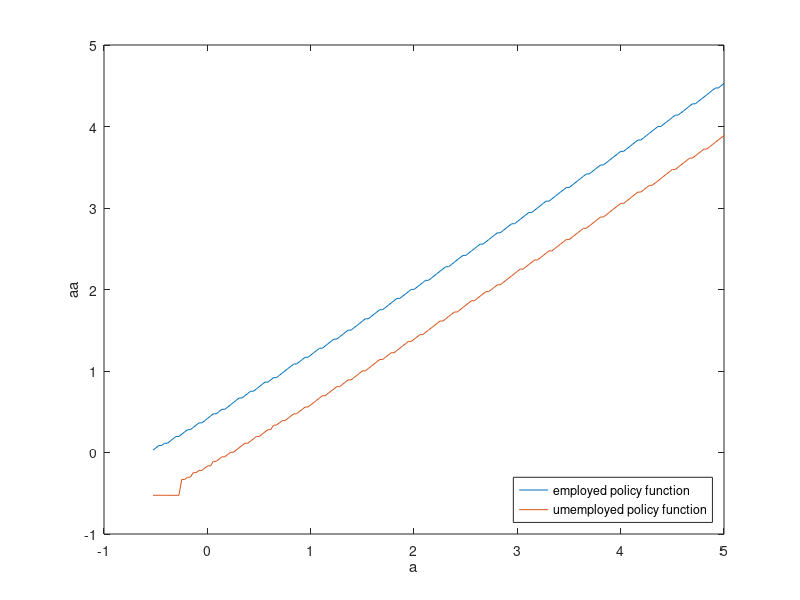

Recreate this plot in MATLAB. (Note: this script raises an error after producing the figure.)
%************************************************    	
%Econ 899 HW4b 
%Shiyan Wei
% 10/31/2018
%************************************************

%***********************************************
% This Script is used to find the optimal separating EQL q
%**************************************************

clear all
clc

%% Paramterized and initiate
% # Paramterized 

alpha = 1.5;
beta = 0.8; 

% # Income
y=[1;
   0.05];

% # Markov procss matrix
Pi =[0.75, 0.25;
    0.25, 0.75];

% open economy real interest rate
r = 0.04;

% pooling contract borrowing constraint
a_ = -0.525;

% legal record keep technology paramter
rho = 0.9;

N = 200;

%------------ Asset holding space ----------------- 
% - Pooling EQL using the pooling EQL constraint
Alb = -0.525;
Aub =  5;
A = linspace(Alb,Aub,N)';

% the increment
inc = (Aub-Alb)/N;
% Find the location which is closed to 0
loc_0 = ceil((0-Alb)/inc)+1;

% generate the possible asset a grid, aa stead for a' grid
a = repmat(A,1,N);
aa = repmat(A,1,N);    


%% Separating EQL Policy Function

% Initial guess the separating price

%----------------- Initial guess for q-------------------
q0 = 1/(1+r);
    neg_a= [ones(loc_0,2);zeros(N-loc_0,2)];
    q = q0*neg_a + 1/(1+r)*(1-neg_a);



%------------Original Value Function---------------
% The value function when h = 0
% % - The frist vector is value function of employed, second is unemployed 
 v0_h0 = zeros(N,2);
 v0_h0d0 = zeros(N,2);
 v0_h0d1 = zeros(N,2);
% The value function when h = 1
 v0_h1 = zeros(N,2);
 
% %This is an initial guess at the price--will use a bisection method update
% nn = 0;
% diff = .3 ;
M = 500;
diff = zeros(M,1);
% 
% % % initial the lower bound and upper bound of q
% l = .8;
% u = 1;

%  for k = 1:M % abs(diff) > 10^(-8)
% tic
%      q = q; 
Tq = zeros(loc_0,2);

for k = 1:M    
%-------------- calcuate the utility for h = 0 d = 0 --------------
% generate the instant consumption for h = 0 d = 0 
% It means given a row of a, how much will he/she consume if his/her aa is
% chosen the responded number 
c_h0d0e = y(1) + a - (q(:,1).*aa)';
% generate the consumption for unemployed
c_h0d0ue = y(2) + a - (q(:,1).*aa)';


% find consumption if c <0 the make it NAA
c_h0d0e(find(c_h0d0e <=0)) = NaN;
c_h0d0ue(find(c_h0d0ue <=0)) = NaN;

% compute the utility based on consumption
u_h0d0e = (c_h0d0e.^(1-alpha)-1)/(1-alpha) ;
u_h0d0ue = (c_h0d0ue.^(1-alpha)-1)/(1-alpha) ;

u_h0d0e(find(isnan(u_h0d0e))) = -inf;
u_h0d0ue(find(isnan(u_h0d0ue))) = -inf;
%-------------- calcuate the utility for h = 0 d = 1 --------------
% generate the instant consumption for h = 0 d = 1 
% It means given a row of a, how much will he/she consume if his/her aa is
% chosen the responded number 
c_h0d1 = (y * ones(1,N))';

% compute the utility based on consumption
u_h0d1 = (c_h0d1.^(1-alpha)-1)/(1-alpha) ;


%-------------- calcuate the utility for h = 1  --------------
% generate the instant consumption for h = 1  
% It means given a row of a, how much will he/she consume if his/her aa is
% chosen the responded number 
% Since aa could not be negtive, then replace aa<0 to be 0
aa_noneg = aa;
aa_noneg(find(aa <=0)) = 0; %?????????????????????????????????????????????????????

c_h1e = y(1) + a - (1/(1+r)).*aa';
% generate the consumption for unemployed
c_h1ue = y(2) + a - (1/(1+r)).*aa';


% find consumption if c <0 the make it NAA
c_h1e(find(c_h1e <=0)) = NaN;
c_h1ue(find(c_h1ue <=0)) = NaN;
% compute the utility based on consumption
u_h1e = (c_h1e.^(1-alpha)-1)/(1-alpha) ;
u_h1ue = (c_h1ue.^(1-alpha)-1)/(1-alpha) ;

u_h1e(find(isnan(u_h1e))) = -inf;
u_h1ue(find(isnan(u_h1ue))) = -inf;


%%% prepare for the loop
% initiate generate value function for both state
 v1_h0 = zeros(N,2);
 v1_h0d0 = zeros(N,2);
 v1_h0d1 = zeros(N,2);
% The value function when h = 1
 v1_h1 = zeros(N,2);

 
% initiate decesion rules
dec_h0d0 = zeros(N,2);


% initial the distance of two value function
metric = 10;
iter = 0;
tol = 0.0001;
MaxIt = 2000;



%time0 = cputime;
while metric > tol %&& iter < MaxIt 

    %--------Value function for h=0 d=0----------------
    w_h0d0e=(u_h0d0e + beta  * (v0_h0(:,1)' *  Pi(1,1) + v0_h0(:,2)' *  Pi(1,2)));
    w_h0d0ue = (u_h0d0ue + beta  * (v0_h0(:,1)' *  Pi(2,1) +v0_h0(:,2)' *  Pi(2,2)));
    [v1_h0d0(:,1), dec_h0d0(:,1)] = max(w_h0d0e,[],2) ; 
    [v1_h0d0(:,2), dec_h0d0(:,2)] = max(w_h0d0ue,[],2) ;
    
    % calculate the supnorm of two value function
    metric_h0d0 = max(max(abs(v1_h0d0-v0_h0d0)./v1_h0d0));
    
    % update the value function;
    v0_h0d0 = v1_h0d0;
    %--------Value function for h=0 d=1----------------

    % Begin calculate Value function 
     w_h0d1e  = (u_h0d1(:,1) + beta  * (v0_h1(loc_0,1)' *  Pi(1,1) + v0_h1(loc_0,2)' *  Pi(1,2)));
     w_h0d1ue = (u_h0d1(:,2) + beta  * (v0_h1(loc_0,1)' *  Pi(2,1) + v0_h1(loc_0,2)' *  Pi(2,2)));
    v1_h0d1(:,1) = w_h0d1e ; 
    v1_h0d1(:,2) = w_h0d1ue ;
    
   % update the value function; 
     v0_h0d1 = v1_h0d1;   
     
      %--------Value function for h=0----------------  
    v1_h0 = max(v1_h0d0,v1_h0d1);
    % default decesion on h = 0
    default =  v1_h0d0 < v1_h0d1;
    default = double(default);
    % asset decesion on h = 0 
    dec_h0 = dec_h0d0.*(1-default);
    dec_h0(find(dec_h0 == 0)) = loc_0;
    
     metric_h0 = max(max(abs(v1_h0-v0_h0)./v1_h0));
     v0_h0 = v1_h0;
    
      %--------Value function for h=1---------------- 
    w_h1e  = (u_h1e +  beta  * ((rho*v0_h1(:,1)' +(1- rho)* v0_h0(:,1)') *  Pi(1,1) + (rho*v0_h1(:,2)' +(1- rho)* v0_h0(:,2)') *  Pi(1,2)));
    w_h1ue = (u_h1ue + beta  * ((rho*v0_h1(:,1)' +(1- rho)* v0_h0(:,1)') *  Pi(2,1) + (rho*v0_h1(:,2)' +(1- rho)* v0_h0(:,2)') *  Pi(2,2)));
    % only allow select a'>0
    [v1_h1(:,1), dec_h1(:,1)] = max(w_h1e(:,loc_0:N),[],2) ; %(loc_0,N)
    [v1_h1(:,2), dec_h1(:,2)] = max(w_h1ue(:,loc_0:N),[],2) ;
    
%     dec_h1(find(dec_h1<loc_0)) = loc_0;
%       dec_h1 = dec_h1+loc_0;
    % calculate the supnorm of two value function
    metric_h1 = max(max(abs(v1_h1-v0_h1)./v1_h1));
    
    % update the value function;
    v0_h1 = v1_h1;     
      
     metric = max([metric_h1,metric_h0, metric_h0d0]); 
    iter = iter +1;
    %fprintf('The iteration is: %d, the distance is: %.3f.\n',iter,metric);
%     
end



%% Law of Motion and Cross-Sectional Distribution

%--------------- Transition Funtion ----------------
%%% Transition for Non-Default
% Forming asset holding transition matrix only for h = 0

g_h0e = sparse(N,N);
g_h0ue = sparse(N,N);

for i = 1:N
%   if the state is e, given your asset choice in a is i, what is your 
%   asset holding choice at a' 
    g_h0e(i,dec_h0(i,1)) = 1;
%   if the state is ue, given your asset choice in a is i, what is your 
%   asset holding choice at a'

    g_h0ue(i,dec_h0(i,2)) =1;
end


% Forming asset holding transition maxtrix only for h = 1
g_h1e = sparse(N,N);
g_h1ue = sparse(N,N);

for i = 1:N
%   if the state is e, given your asset choice in a is i, what is your 
%   asset holding choice at a' 
    g_h1e(i,dec_h1(i,1)) = 1;
%   if the state is ue, given your asset choice in a is i, what is your 
%   asset holding choice at a'
    g_h1ue(i,dec_h1(i,2)) =1;

end

%---------Generate the cross-sectional asset distribution  
%   Trans is the transition matrix from state at t(row) to the state at t+1
%   (column). The eigenvector associate wit the unit eigenvalue of trans'
%   is the strationatry distribution.
 

trans_h0 = [g_h0e * Pi(1,1),  g_h0e * Pi(1,2) ;
             g_h0ue * Pi(2,1), g_h0ue * Pi(2,2)];
% after the trans, the row will be state t+1, column will be t
% Will be trans = [p(1,1)*g_e   p(2,1)*g_ue;
%                  p(1,2)*g_e   p(2,2)*g_ue];
trans_h0 = trans_h0'; 

trans_h1 = [g_h1e * Pi(1,1), g_h1e * Pi(1,2);
           g_h1ue * Pi(2,1),g_h1ue * Pi(2,2)];
% after the trans, the row will be state t+1, column will be t
% Will be trans = [p(1,1)*g_e   p(2,1)*g_ue;
%                  p(1,2)*g_e   p(2,2)*g_ue];
trans_h1 = trans_h1';   
 
% initiate the stationary probability
% the first N is given now is employment state, the second N is given now
% is unemployment.
mu_h0 = ones(2*N,1).*(1/(4*N));
mu_h1 = ones(2*N,1).*(1/(4*N));
d = default(:);

test =1 ;
Itrate = 0;

MaxIt = 2000;
while test> 10^(-8) && Itrate <= MaxIt
    % given my probability of 
    Tmu_h0 = trans_h0*mu_h0.*(1-d) + (1-rho)*trans_h1*mu_h1;
    Tmu_h1 = trans_h0*mu_h0.*d + rho*trans_h1*mu_h1;
    metrics_h0 = max(abs(Tmu_h0-mu_h0));
    metrics_h1 = max(abs(Tmu_h1-mu_h1));
    test = max(metrics_h0,metrics_h1);
    mu_h0 = Tmu_h0;
    mu_h1 = Tmu_h1;
%    disp(test);
    Itrate = Itrate +1;
end

%%%%%%%%%%%%%%%%%%%%%%%%%%%
%% Check the market clearing condition 
 % find the optimal seprating q
mu_d = trans_h0*mu_h0.*d;
mu_d = [mu_d(1:N),mu_h0(N+1:2*N)]; 

 delta=zeros(loc_0,2);
for ap=1:loc_0 % next period debt
    for e=1:2 % current period earnings
        for ep=1:2 % next period earnings
            delta(ap,e)=delta(ap,e)+ default(ap,ep)*Pi(e,ep);
        end
        Tq(ap,e)=(1-delta(ap,e))/(1+r);     
    end 
end

%generate the price difference
    Pricediff = q(1:loc_0,:) - Tq;
    
    % updating price
    newq = [q(1:loc_0,:)-0.05*Pricediff;zeros(N-loc_0,2)];
    q = newq + 1/(1+r)*(1-neg_a);

          nn = k;
           diff(k) = max(max(Pricediff));
        
      fprintf('The iteration is: %d, the distance is: %.9f.\n',nn,diff(k));
          
end

% plot the policy function for h0d0
figure(1)
plot(A,A(dec_h0d0(:,1)),A,A(dec_h0d0(:,2)));% the policy function for employment state
legend({'employed policy function','umemployed policy function'},'Location','southeast')
xlabel('a') 
ylabel('aa')
refline(1,0) 

% plot the policy function h1
figure(2)
plot(A,A(dec_h1(:,1)),A,A(dec_h1(:,2)));% the policy function for employment state
legend({'employed policy function','umemployed policy function'},'Location','southeast')
xlabel('a') 
ylabel('aa')
refline(1,0) 
            
figure(3)
plot(A,v0_h0(:,1),A,v0_h0(:,2),A,v0_h1(:,1),'--',A,v0_h1(:,2),'--');
legend({'employed value function No default History',...
    'umemployed value function No default History',...
    'employed value function with default History',...
    'umemployed value function with default History',}...
    ,'Location','southeast')
xlabel('a') 
ylabel('v')
xlim([-1 Aub ])

 